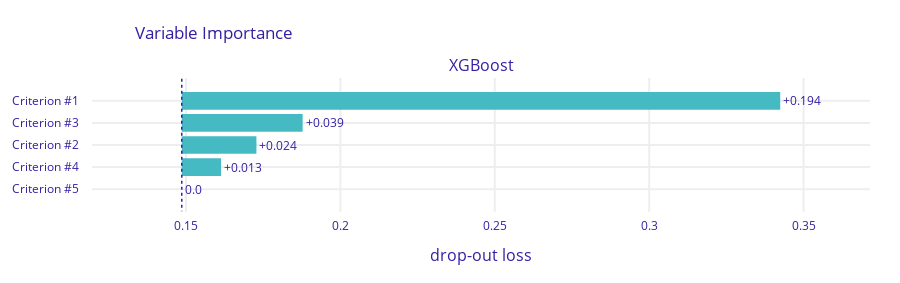

Source (notebook cell):
### Code cell
fi = dalex_explainer.model_parts()
fi.plot()

### Figure 1 — Plotly figure (JSON) as saved in the notebook; plotly's stock layout.template omitted (floating-point values rounded to 4 significant figures)
{"data": [{"base": 0.1486, "hoverinfo": "text", "hoverlabel": {"bgcolor": "rgba(0,0,0,0.8)"}, "hovertext": ["Model: XGBoost loss after<br>variable: Criterion #1 is permuted: 0.342<br>Drop-out loss change: +0.194", "Model: XGBoost loss after<br>variable: Criterion #3 is permuted: 0.188<br>Drop-out loss change: +0.039", "Model: XGBoost loss after<br>variable: Criterion #2 is permuted: 0.173<br>Drop-out loss change: +0.024", "Model: XGBoost loss after<br>variable: Criterion #4 is permuted: 0.161<br>Drop-out loss change: +0.013", "Model: XGBoost loss after<br>variable: Criterion #5 is permuted: 0.149<br>Drop-out loss change: -0.0"], "marker": {"color": "#46bac2"}, "orientation": "h", "showlegend": false, "text": ["+0.194", "+0.039", "+0.024", "+0.013", "0.0"], "textposition": "outside", "type": "bar", "x": [0.1938, 0.03914, 0.02418, 0.01272, 0], "xaxis": "x", "y": ["Criterion #1", "Criterion #3", "Criterion #2", "Criterion #4", "Criterion #5"], "yaxis": "y"}], "layout": {"annotations": [{"font": {"size": 16}, "showarrow": false, "text": "XGBoost", "x": 0.5, "xanchor": "center", "xref": "paper", "y": 1, "yanchor": "bottom", "yref": "paper"}, {"font": {"size": 16}, "showarrow": false, "text": "drop-out loss", "x": 0.5, "xanchor": "center", "xref": "paper", "y": 0, "yanchor": "top", "yref": "paper", "yshift": -30}], "font": {"color": "#371ea3"}, "height": 283, "margin": {"b": 71, "r": 30, "t": 78}, "shapes": [{"line": {"color": "#371ea3", "dash": "dot", "width": 1.5}, "type": "line", "x0": 0.1486, "x1": 0.1486, "xref": "x", "y0": -1, "y1": 5, "yref": "y"}], "title": {"text": "Variable Importance", "x": 0.15}, "xaxis": {"anchor": "y", "automargin": true, "domain": [0, 1], "fixedrange": true, "gridwidth": 2, "range": [0.1196, 0.3715], "tickcolor": "white", "ticklen": 3, "ticks": "outside", "type": "linear", "zeroline": false}, "yaxis": {"anchor": "x", "automargin": true, "autorange": "reversed", "domain": [0, 1], "fixedrange": true, "gridwidth": 2, "tickcolor": "white", "ticklen": 10, "ticks": "outside", "type": "category"}}}
